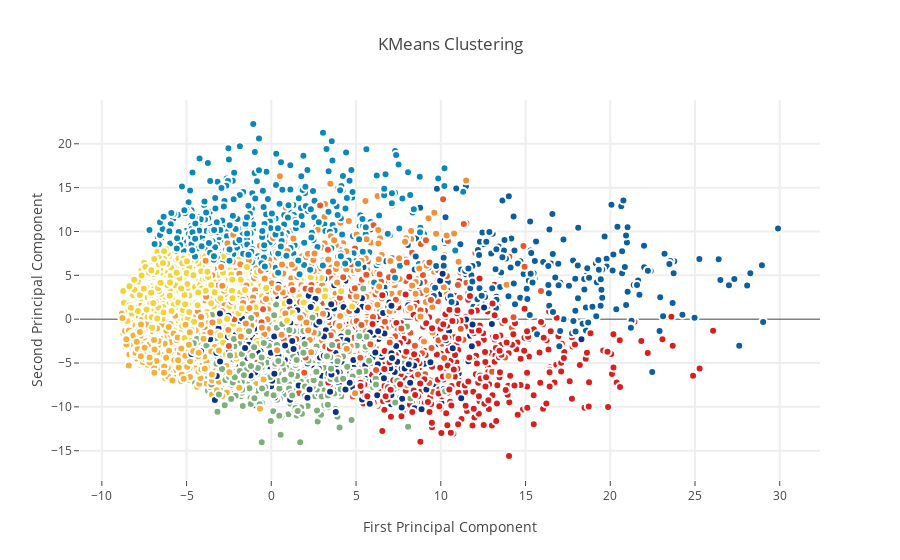

The notebook cell saved with this chart:
### Markdown cell above
### K-Means Clustering to identify possible classes

Imagine just for a moment that we were not provided with the class labels to this digit set because after all PCA is an unsupervised method. Therefore how would we be able to separate out our data points in the new feature space? We can apply a clustering algorithm on our new PCA projection data and hopefully arrive at distinct clusters which would tell us something about the underlying class separation in the data. 

To start off, we set up a KMeans clustering method with Sklearn's *KMeans* call and use the *fit_predict* method to compute cluster centers and predict cluster indices for the first and second PCA projections (to see if we can observe any appreciable clusters).

### Code cell
from sklearn.cluster import KMeans # KMeans clustering 
# Set a KMeans clustering with 9 components ( 9 chosen sneakily ;) as hopefully we get back our 9 class labels)
kmeans = KMeans(n_clusters=9)
# Compute cluster centers and predict cluster indices
X_clustered = kmeans.fit_predict(X_5d)

trace_Kmeans = go.Scatter(x=X_5d[:, 0], y= X_5d[:, 1], mode="markers",
                    showlegend=False,
                    marker=dict(
                            size=8,
                            color = X_clustered,
                            colorscale = 'Portland',
                            showscale=False, 
                            line = dict(
            width = 2,
            color = 'rgb(255, 255, 255)'
        )
                   ))

layout = go.Layout(
    title= 'KMeans Clustering',
    hovermode= 'closest',
    xaxis= dict(
         title= 'First Principal Component',
        ticklen= 5,
        zeroline= False,
        gridwidth= 2,
    ),
    yaxis=dict(
        title= 'Second Principal Component',
        ticklen= 5,
        gridwidth= 2,
    ),
    showlegend= True
)

data = [trace_Kmeans]
fig1 = dict(data=data, layout= layout)
# fig1.append_trace(contour_list)
py.iplot(fig1, filename="svm")

### Figure 1 — Plotly figure (JSON) as saved in the notebook; plotly's stock layout.template omitted (floating-point values rounded to 4 significant figures; data arrays with more than 128 entries replaced by an {"elided": "..."} marker saying what was removed)
{"data": [{"marker": {"color": {"elided": "6000 int values"}, "colorscale": "Portland", "line": {"color": "rgb(255, 255, 255)", "width": 2}, "showscale": false, "size": 8}, "mode": "markers", "showlegend": false, "type": "scatter", "uid": "77d83272-2300-48f1-acd5-eeb779e03bc7", "x": {"elided": "6000 float values"}, "y": {"elided": "6000 float values"}}], "layout": {"hovermode": "closest", "showlegend": true, "title": {"text": "KMeans Clustering"}, "xaxis": {"gridwidth": 2, "ticklen": 5, "title": {"text": "First Principal Component"}, "zeroline": false}, "yaxis": {"gridwidth": 2, "ticklen": 5, "title": {"text": "Second Principal Component"}}}}
